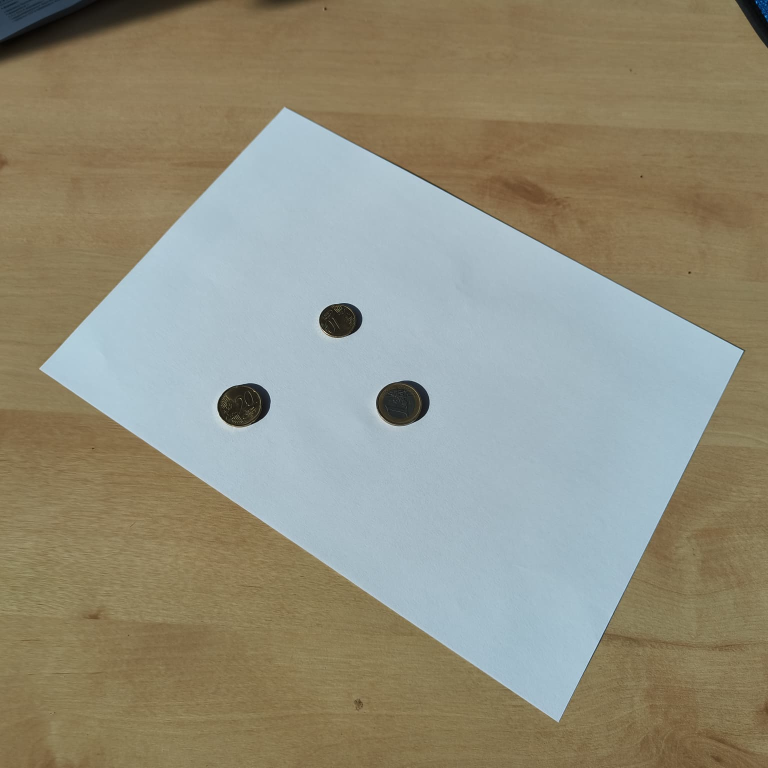
%> input picture images/coins3.jpeg, 1536 x 1536 px (shown at 1/2 size)
$ octave sudoku.m   (GNU Octave 9; MATLAB toolbox functions it lacks are replaced by stand-ins)
%> lines starting %> are read from the running program, lines starting %| are printed output that depends on the picture; in (x1, y1, x2, y2) boxes, pixels count from 0 and x2, y2 are one past the last pixel; in counts of white or black regions, pixels touching at a corner belong together; the program's own positions count from 1
clear all
close all

img = imread("images\coins3.jpeg");
%> img is the input picture: size 1536x1536x3 uint8; mean R, G, B 146.1, 142.7, 124.9
unwarped = un_warp_sudoku(img);
% [4 lines not run here, left out]
function unwarped = un_warp_sudoku(image)
    % Save original image
    %imwrite(image, 'presentation/1_original.jpg');

    % Convert to grayscale
    gray = rgb2gray(image);
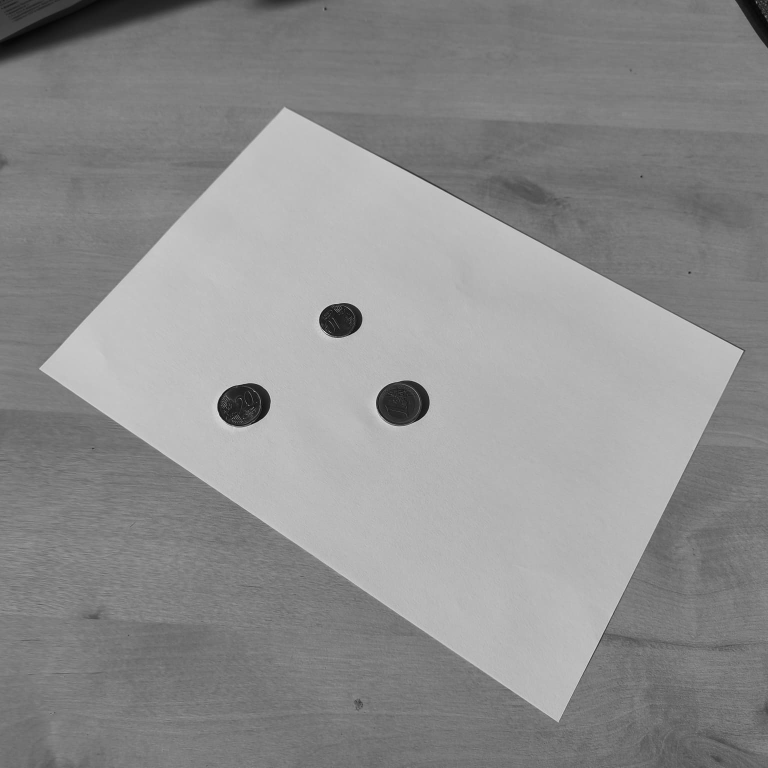
%> gray: size 1536x1536 uint8 (shown at 1/2 size); min 1, max 253, mean 141.7

    % Apply Gaussian blur
    blurred = imgaussfilt(gray, 1);  % σ=1 roughly matches OpenCV’s (5x5, σ≈1.4)

    % Apply Canny edge detection
    edges = edge(blurred, 'Canny', [0.1 0.3]);  % thresholds can be tuned
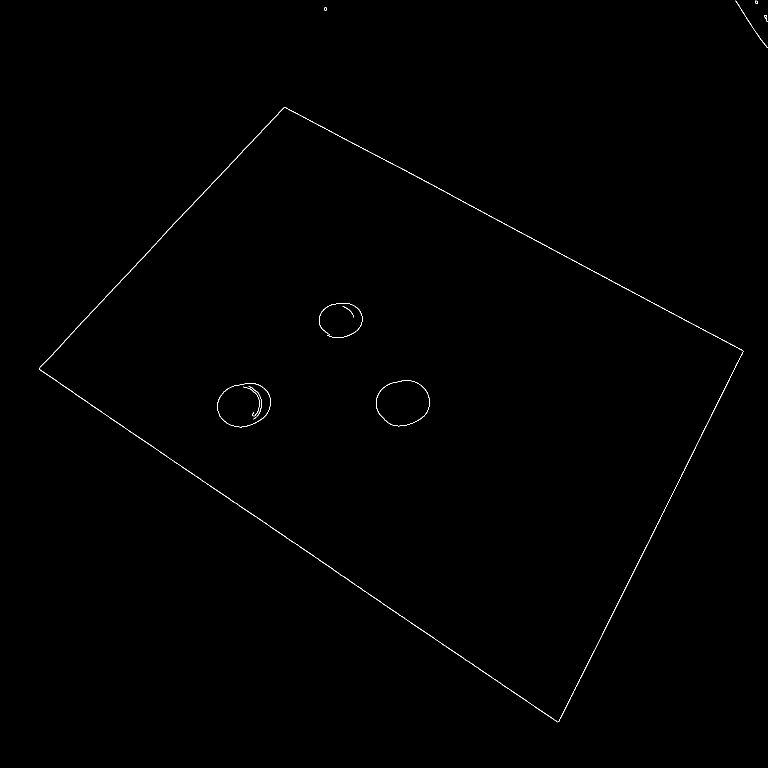
%> edges: size 1536x1536 logical (shown at 1/2 size); 0.26% white in thin lines or dots, all inside (x1, y1, x2, y2) = (79, 1, 1535, 1445)

    % Find contours (boundaries)
    [B, L] = bwboundaries(edges, 'noholes');
%> L: size 1536x1536 double; 12 distinct labels, from 0 to 11
%> B = 11 boundaries; largest, box (x1, y1, x2, y2) and points: (79, 214, 1487, 1445) 3224, (638, 606, 725, 676) 452, (752, 761, 860, 853) 283, (434, 766, 542, 855) 279, (1471, 1, 1535, 96) 189

    % Compute area for each contour
    stats = regionprops(L, 'Area');
%> stats = 11 regions; largest, Area: 4787, 349, 344, 276, 140
    [~, idx] = sort([stats.Area], 'descend');
%> idx = [1 8 2 5 9 3 4 7 11 6 10]

    sudoku_contour = [];

    % Loop through contours looking for a 4-corner polygon
    for i = idx
        contour = B{i};
        % Approximate polygon (Douglas-Peucker)
        epsilon = 0.02 * arcLength(contour, true);
        approx = reducem(contour, epsilon);

        if size(approx, 1) == 4
            sudoku_contour = approx;
            break;
        end
    end
%> this loop made 1 pass
%> epsilon on pass 1: 81.45
%> (the run ends here)

$ run again, with images/coins4.jpeg copied over images/coins3.jpeg
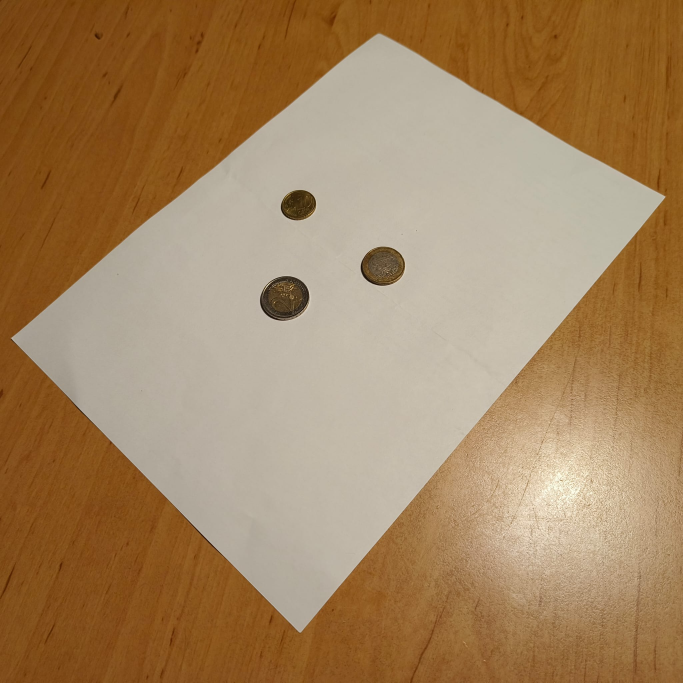
%> input picture images/coins4.jpeg, 2048 x 2048 px (shown at 1/3 size)
%> img is the input picture: size 2048x2048x3 uint8; mean R, G, B 163.5, 132.3, 95.5
%> in un_warp_sudoku, `gray = rgb2gray(image);`:
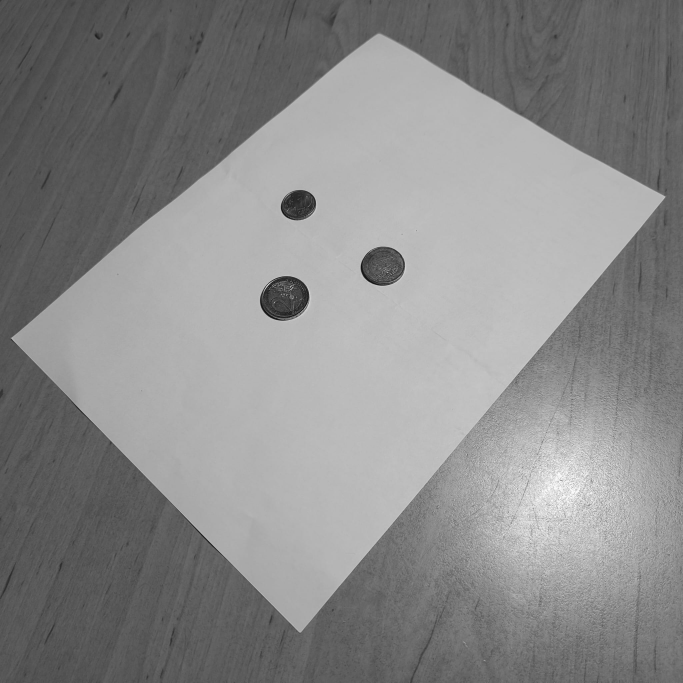
%> gray: size 2048x2048 uint8 (shown at 1/3 size); min 3, max 253, mean 137.5
%> in un_warp_sudoku, `edges = edge(blurred, 'Canny', [0.1 0.3]);`:
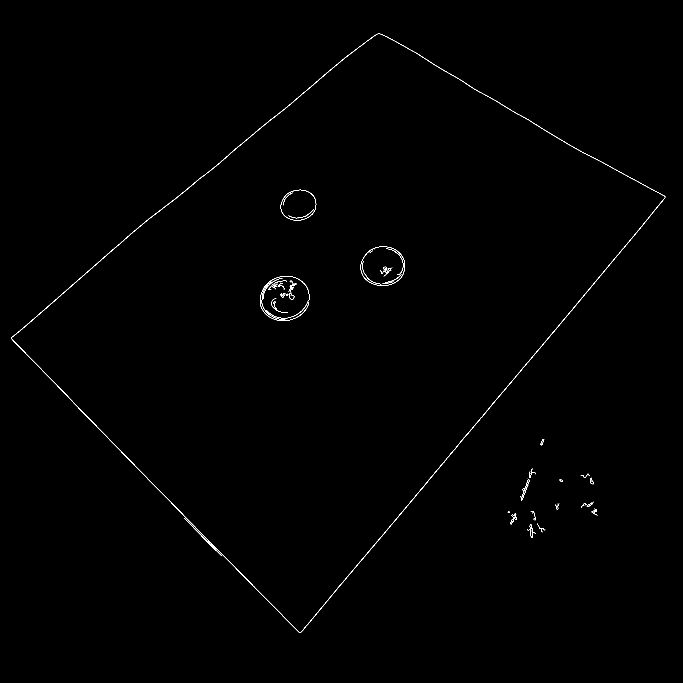
%> edges: size 2048x2048 logical (shown at 1/3 size); 0.27% white in thin lines or dots, all inside (x1, y1, x2, y2) = (34, 101, 1996, 1898)
%> L: size 2048x2048 double; 43 distinct labels, from 0 to 42
%> B = 42 boundaries; largest, box (x1, y1, x2, y2) and points: (34, 101, 1996, 1898) 4165, (780, 828, 928, 963) 1070, (1082, 740, 1215, 858) 359, (785, 845, 856, 959) 298, (842, 569, 949, 662) 285
%> stats = 42 regions; largest, Area: 7151, 678, 456, 357, 220
%> idx = 42 values, max 42 at index 20, min 1 at index 1, mean 21.5
%> the loop in un_warp_sudoku, `for i = idx` made 1 pass
%> epsilon on pass 1: 111
